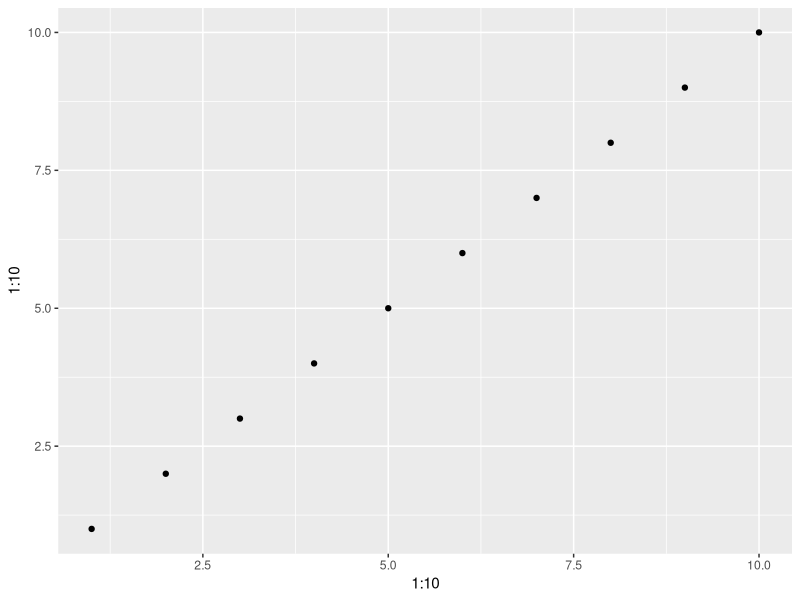
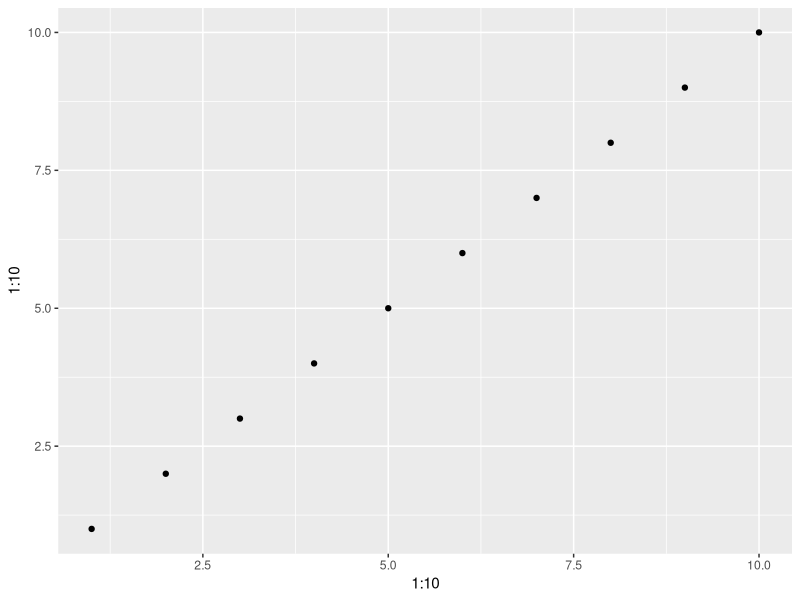

Source code (R) for these figures, in order:
library(ggplot2)
qplot(1:10, 1:10)
ggsave("plot.png")

#clicking source will do effectively the same as knitting (runs the script from top to bottom)

#if we go in new terminal and navigate to the directory of the file, can put the command Rscript and run the file and functions within the file
#good practice to keep the input unchanged by the functions (will make things less confusing)
